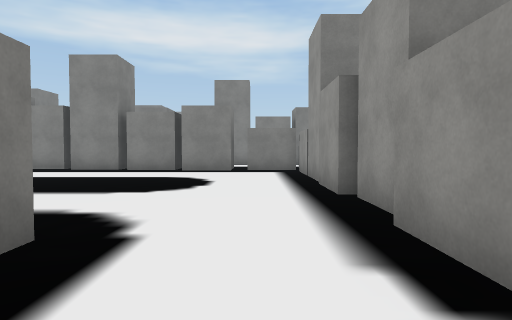
View 1 (above)

24 first-person views from a walk through a scene from a Unity 3-D project. The camera is 1.3 m above the floor, tilts 2° down and sees 75° across. The floor is counted in squares, 2 m on a side. Each view is taken from the middle of a square. On the plan, view 1 faces up. The plan holds only what a view shows up to about 10 squares ahead; the rest is blank. The place goes on beyond the plan. Some surface patterns are stand-ins.

View 2
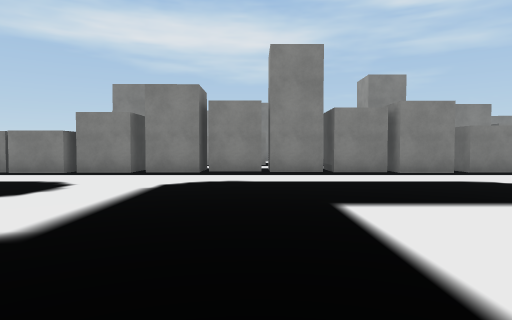

View 3
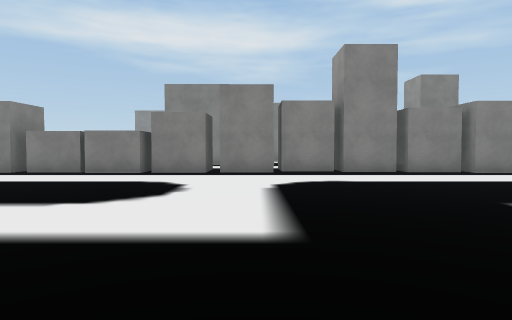

View 4
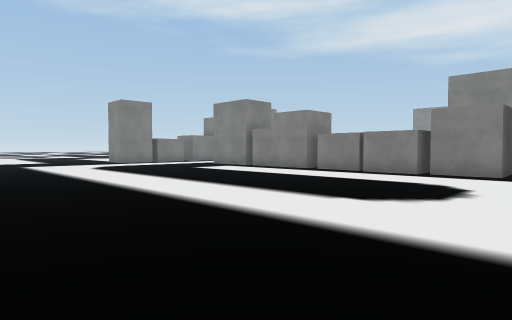

View 5
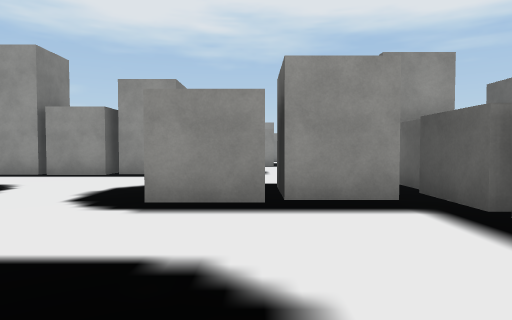

View 6
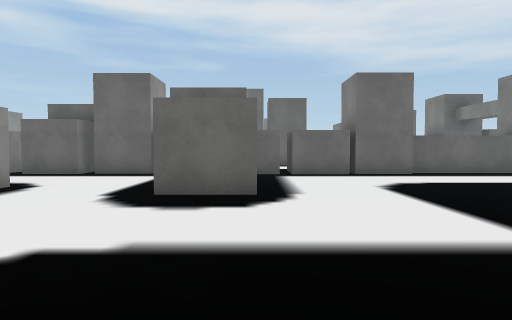

View 7
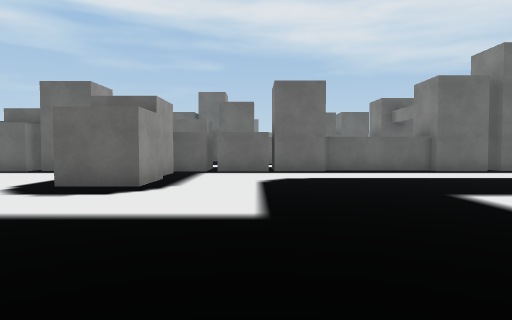

View 8
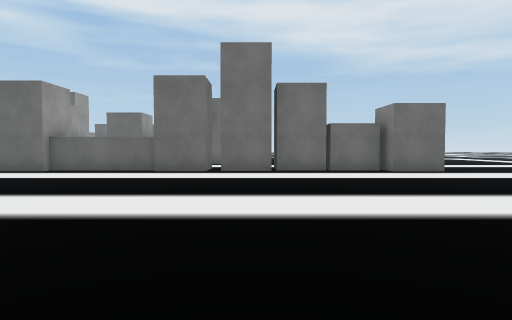

View 9
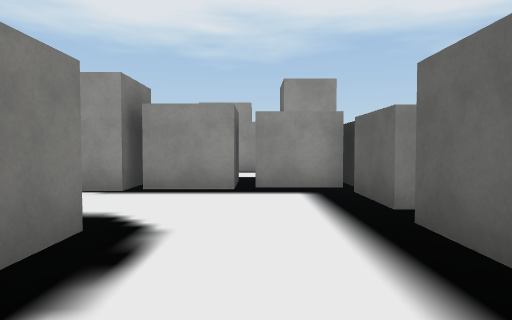

View 10
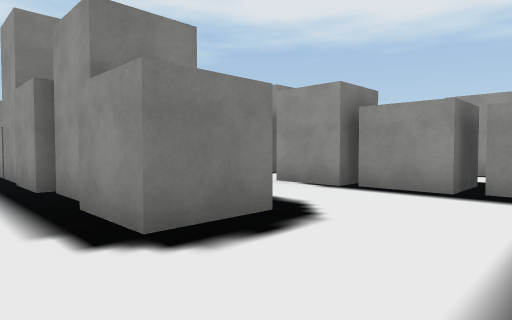

View 11
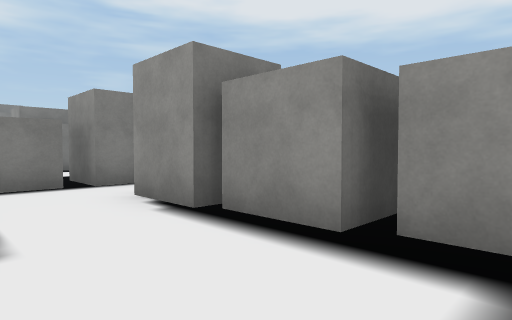

View 12
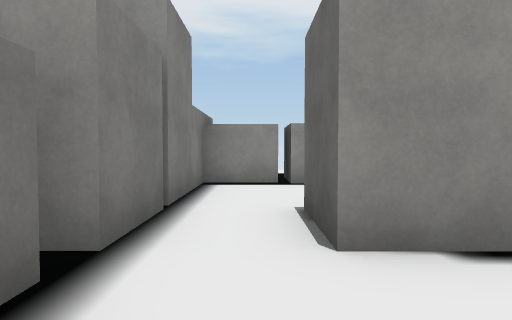

View 13
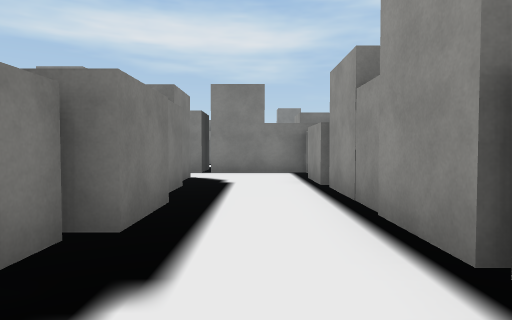

View 14
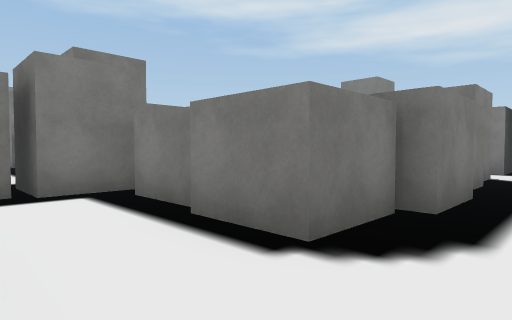

View 15
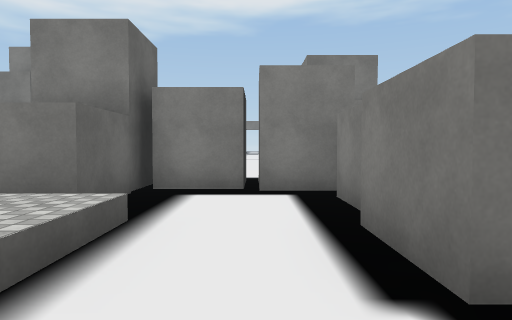

View 16
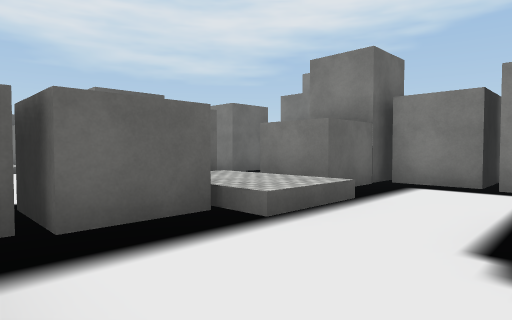

View 17
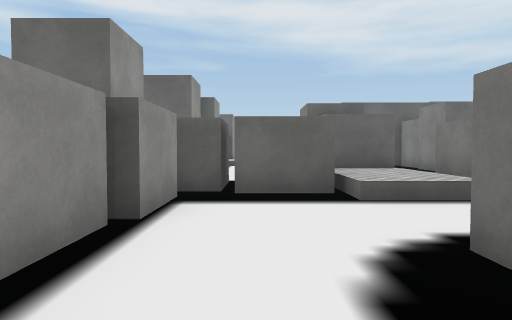

View 18
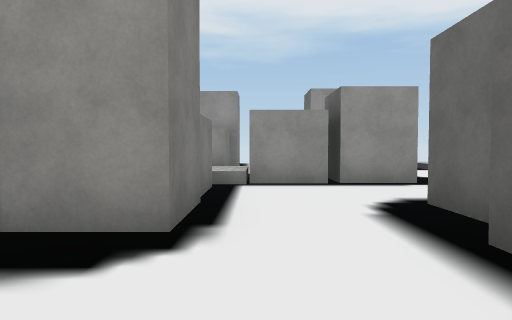

View 19
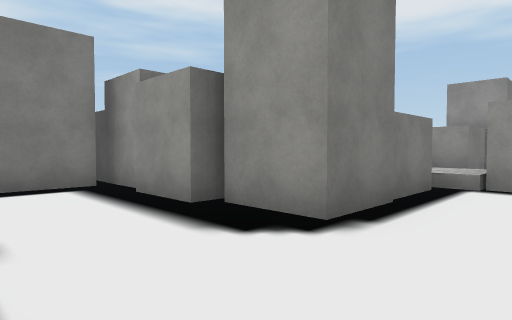

View 20
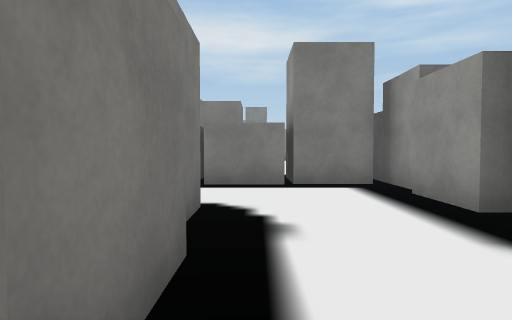

View 21
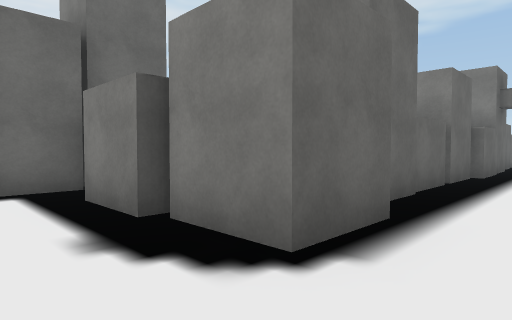

View 22
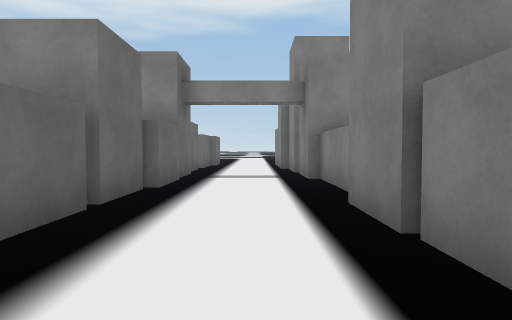

View 23
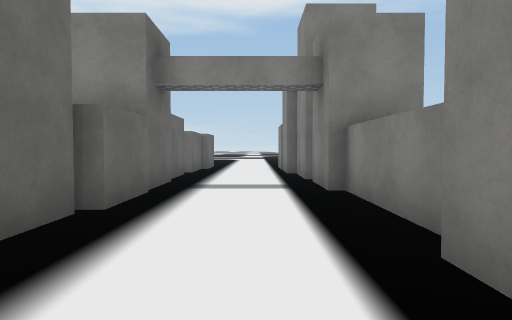

View 24
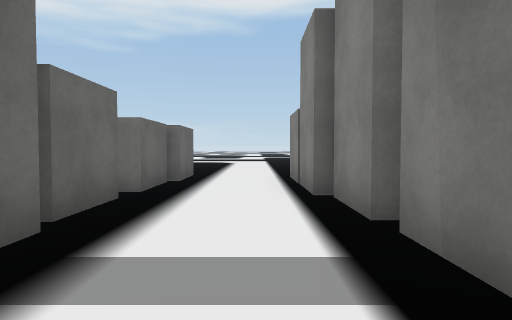

### Floor plan
Key: @ floor where view 1 was taken; # wall or solid block; . main floor; : floor 0.5 m higher than the main floor; / step, stairs or slope.
Columns run from 15 left of view 1 to 10 right of it. Each row starts with its distance up from view 1.
 11 #   ############
 10 ########..########
  9  ................#
  8 .................#
  7 .................#
  6 ........ ........#  ###
  5 ........  .......# #######
  4 ........  .......#.......#
  3 ......... .......#...#...#
  2 ............##...#...#...#
  1 ............##.......#...#
  0 .............#.@.....##..#
 -1 .....................##..#
 -2 ######################...#
 -3 #####...##...#########...#
 -4 .................#......##
 -5 .................#..//..#
 -6 ##############...###/:###
 -7              #...###/:###
 -8              #....../#...
 -9              #.......# ..
-10              ######..# ..
-11                   #..# .
-12                      ...

Positions as (right, up) in squares from view 1, and headings:
1: (0, 0), facing up
2: (-6, 1), facing up
3: (-8, 1), facing up
4: (-8, 1), facing up-left
5: (-7, 1), facing right
6: (-3, 7), facing down
7: (-5, 8), facing down
8: (-13, 8), facing down
9: (0, 0), facing right
10: (0, -1), facing up-right
11: (3, -1), facing up-right
12: (3, 4), facing right
13: (8, -4), facing up
14: (8, -5), facing up-left
15: (8, -4), facing left
16: (9, -3), facing down-left
17: (8, -1), facing down
18: (-1, -8), facing right
19: (-1, -9), facing up-right
20: (-1, -9), facing up
21: (0, -4), facing down-left
22: (-3, -4), facing left
23: (-5, -4), facing left
24: (-9, -4), facing left
